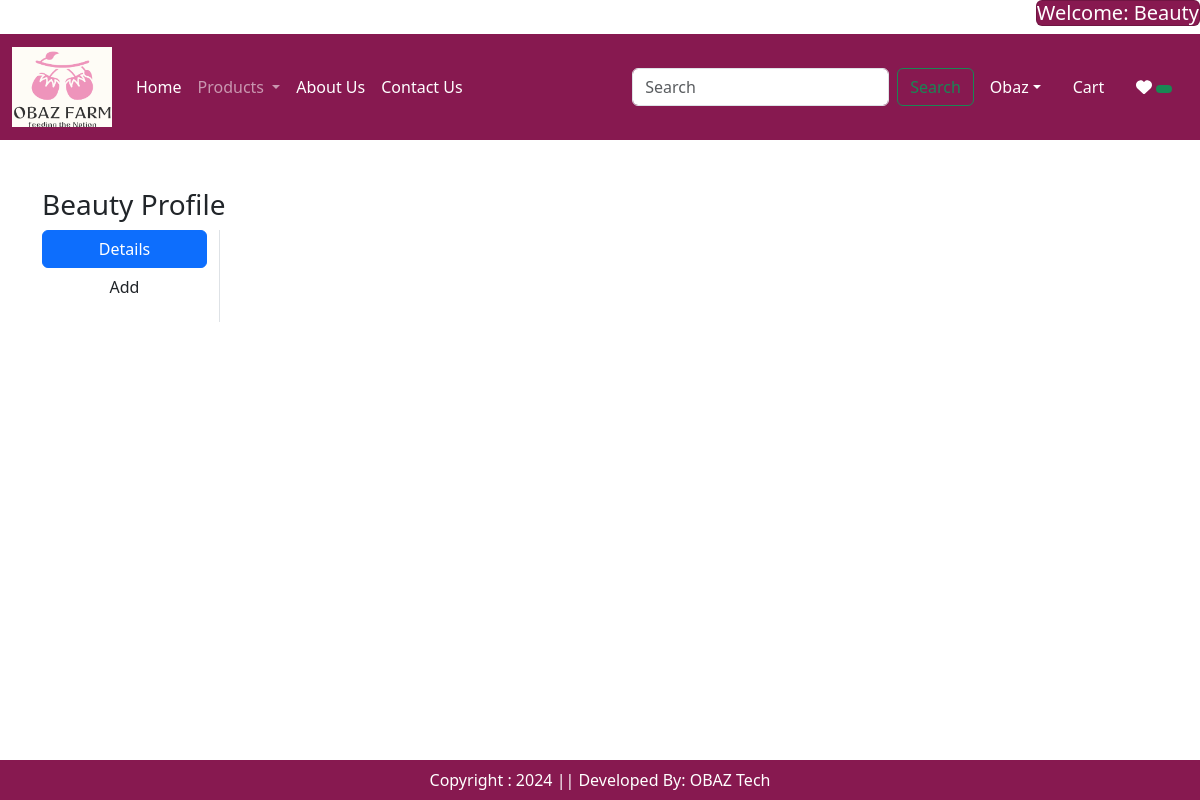
The app's page /address/ (signed in), older data.
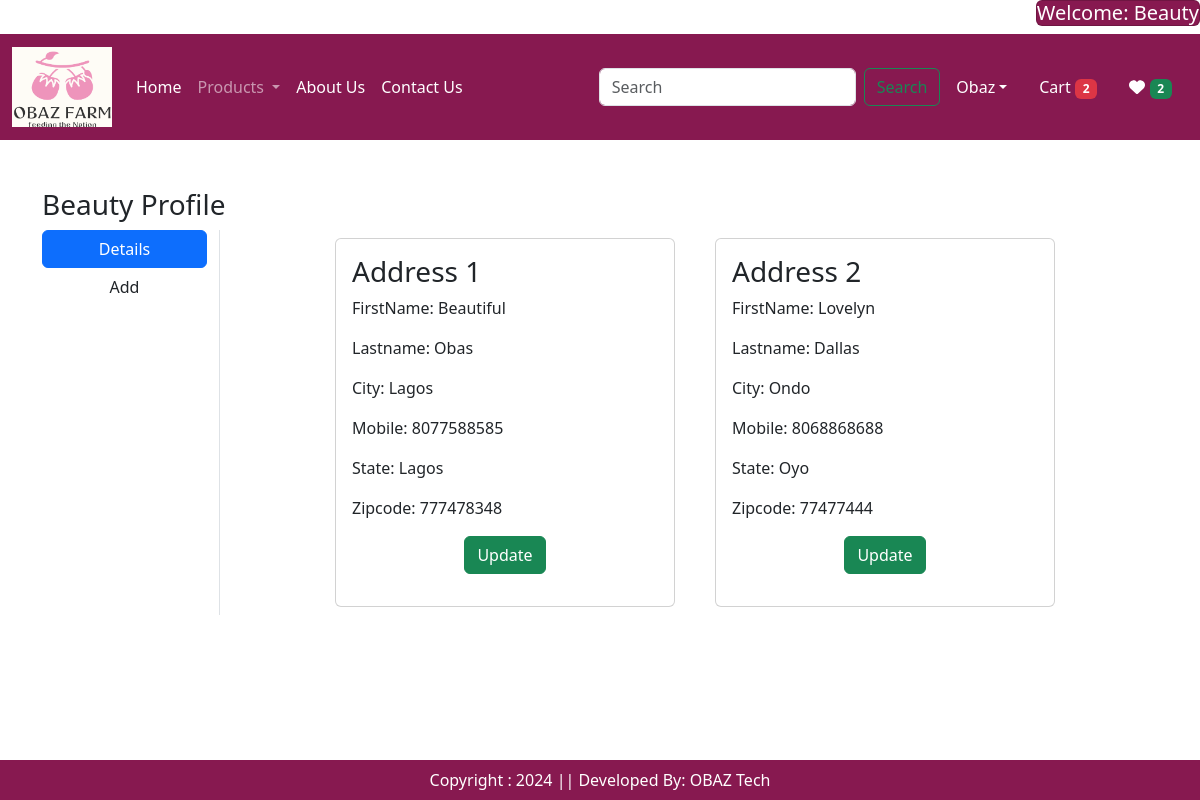
The same page, newer data.
### app/models.py (models this page shows, shortened)
class Customer(models.Model):
    user = models.ForeignKey(User,on_delete=models.CASCADE)
    firstname = models.CharField(max_length = 200)
    lastname = models.CharField(max_length = 200)
    city = models.CharField(max_length= 200)
    mobile = models.IntegerField(default = 0)
    zipcode = models.IntegerField()
    state = models.CharField(choices = STATE_CHOICES, max_length = 100)

### app/views.py (the view)
# urls.py: path('address/', views.address, name = 'address'),
def address(request):
    totalitem = get_total_cart_items(request)
    wishtotalitem = get_total_wish_items(request)
    add = Customer.objects.filter(user=request.user)
    return render(request, 'app/address.html', locals())

### app/views.py (called while the page is built)
def get_total_cart_items(request):
    totalitem = 0
    if request.user.is_authenticated:
        totalitem = len(Cart.objects.filter(user = request.user))
    return totalitem

def get_total_wish_items(request):
    wishtotalitem = 0
    if request.user.is_authenticated:
        wishtotalitem = len(Wishlist.objects.filter(user = request.user))
    return wishtotalitem

### app/templates/app/address.html (shortened to what this page needs)
{% extends 'app/base.html' %}
{% load static %}
{% block main-content %}
<div class = "container my-5">
<div class = "row">
<h3><span class = "text-capitalize"> {{request.user}}</span> Profile</h3>
<div class = "col-sm-2 border-end">
<ul class = "list-unstyled">
<li class = "d-grid"><a href = "{% url 'address' %}" class = "btn btn-primary">Details</a></li>
<li class = "d-grid"><a href = "{% url 'profile' %}" class = "btn ">Add </a></li>
</ul>
</div>
<div class = "col-sm-8 offset-sm-1">
<div class = "row">
{% for ad in add %}
<div class = "col-sm-6">
    <div class="card m-2">
    <div class ="card-body">
    <h3>Address {{forloop.counter}}</h3>
    <p>FirstName: {{ad.firstname}}</p>
    <p>Lastname: {{ad.lastname}}</p>
    <p>City: {{ad.city}}</p>
    <p>Mobile: {{ad.mobile}}</p>
    <p>State: {{ad.state}}</p>
    <p>Zipcode: {{ad.zipcode}}</p>
   <p class = "text-center"><a href="{% url 'updateAddress' pk=ad.id %}" type= "button" class= "btn btn-success">Update </a></p>
    </div>
    </div>
</div>
{% endfor %}
</div>
</div>
</div>
</div>
{% endblock main-content %}

### app/templates/app/base.html (shortened to what this page needs)
<!DOCTYPE html>
{% load static %}
<html lang="en">
<head>
    <link href = "https://cdn.jsdelivr.net/npm/bootstrap@5.3.3/dist/css/bootstrap.min.css" rel = "stylesheet"
    />
    <link href="https://cdn.jsdelivr.net/npm/bootstrap-icons/font/bootstrap-icons.css" rel="stylesheet"/>
    <link rel = "stylesheet" href = "{% static 'app/css/owl.carousel.min.css' %}" />
    <link rel = "stylesheet" href = "{% static 'app/css/all.min.css' %}" />
     <link rel = "stylesheet" href = "{% static 'app/css/style.css' %}" />
</head>
<body>
<div class = "row">
<div class = "col-sm-12">
 <div class ="float-end">
 <h5 style = "color: black;">{% if request.user.is_authenticated %}  <span class = "text-capitalize card  text-white" style = "background-color: rgb(135 25 80)"> Welcome: {{request.user}} {% endif %}</span></h5>
     </div>
     </div>
  <div class = "col-sm-12">
<nav class="navbar navbar-expand-lg navbar-dark">
  <div class="container-fluid">
    <a class="navbar-brand" href="{% url 'home' %}"><img src = "{% static "app/images/company_logo.png" %}" width = "100" height = "80"/></a>
    <div class="collapse navbar-collapse" id="navbarSupportedContent">
      <ul class="navbar-nav me-auto mb-2 mb-lg-0">
      {% if request.user.is_authenticated %}
        <li class="nav-item">
          <a class="nav-link active" aria-current="page" href="{% url 'home' %}">Home</a>
        </li>
        <li class="nav-item dropdown">
          <a class="nav-link dropdown-toggle" href="#" role="button" data-bs-toggle="dropdown" aria-expanded="false">
            Products
          </a>
        </li>
       <li class="nav-item">
          <a class="nav-link text-white" href="{% url 'about' %}">About Us</a>
        </li>
        <li class="nav-item">
          <a class="nav-link text-white" href="{% url 'contact' %}">Contact Us</a>
        </li>
      </ul>
      <form class="d-flex" role="search">
        <input class="form-control me-2" type="search" placeholder="Search" aria-label="Search">
        <button class="btn btn-outline-success" type="submit">Search</button>
      </form>
    </div>
    <ul class = "navbar-nav me-auto mb-2 mb-lg-0">
    <li class = "nav-item dropdown mx-2">
    <a class = "nav-link dropdown-toggle text-white" href = "#"
    id = "profileDropdown" role = "button" data-bs-toggle = "dropdown"
    aria-expanded = "false">Obaz</a>
    </li>
    <li class = "nav-item mx-2">
        <a href = "{% url 'showcart' %}"  id = "eml" class = "nav-link text-white">Cart <span class = "badge bg-danger">{% if totalitem > 0 %} {{totalitem}} {% endif %}</span></a>
    </li>
    <li class = "nav-item mx-2">
        <a href = "{% url 'wishlist' %}" id = "wish" class = "nav-link text-white"> <span> <i class ="fa fa-heart"></i></span>
        <span class ="badge bg-success" > {% if wishtotalitem > 0 %} {{wishtotalitem}} {% endif %}
          </span> </a>
    </li>
    {% endif %}
    </ul>
  </div>
  </div>
</div>
{% block main-content %}{% endblock main-content %}
<footer class = "container-fluid fixed-bottom text-white text-center p-2 mt-5">
Copyright : 2024 || Developed By: OBAZ Tech
</footer>
</body>
</html>

Row changes from the older to the newer data that the page shows:
added Customer: firstname "Beautiful", lastname "Obas", city "Lagos", mobile "8077588585", state "Lagos", zipcode "777478348"
added Customer: firstname "Lovelyn", lastname "Dallas", city "Ondo", mobile "8068868688", state "Oyo", zipcode "77477444"
Text that changed along with them:
{{ totalitem }}: (not shown) → "2"
{{ wishtotalitem }}: (not shown) → "2"
